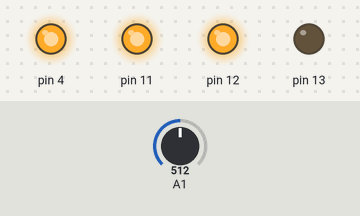
A sketch run on a simulated Arduino Uno, built with avr-gcc and run on an emulated ATmega328P. Parts: output pins drawn as LEDs (lit = HIGH). The test bench sets the inputs (shaded band); at power-on: A1 = 512.

Above: at 10.8 s.
10.9 s: A1 set to 460
21.2 s: A1 set to 436
At 31.2 s:
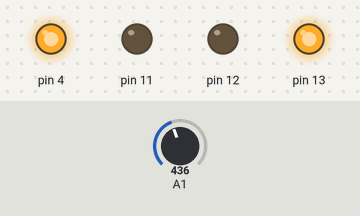
31.5 s: A1 set to 511
At 32.5 s:
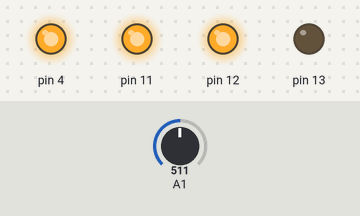
41.5 s: A1 set to 440
At 42.5 s:
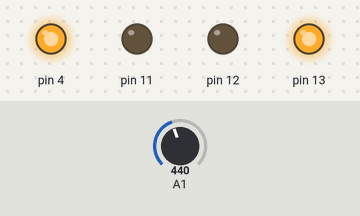
Timing chart, 0 to 44.5 s (numbered marks = the images above; inputs shaded):
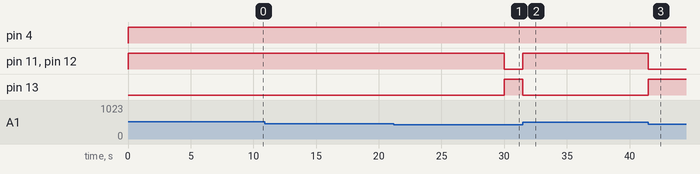

The sketch:

laser_security.ino
```cpp
/*
Pin 13-Green LED
Pin 12-Red LED
Pin 11-Buzzer
Pin 4- LAZER
*/
void setup() {
pinMode(4, OUTPUT);
pinMode(13, OUTPUT);
pinMode(12, OUTPUT);
pinMode(11, OUTPUT);
}

void loop(){
digitalWrite(4, HIGH);
if(analogRead(1) < 450){
digitalWrite(13, HIGH);
digitalWrite(12, LOW);
digitalWrite(11, LOW);
} else{
digitalWrite(13, LOW);
digitalWrite(12, HIGH);
digitalWrite(11, HIGH);
delay(1000*10);
}
}
```

Measured:
- the behaviour switches between 450 and 449 on A1 (found by bisection; images 0 and 1)
- after the input at 10.9 s, every drawn part: stays the same
- after the input at 21.2 s, pin 11, pin 12: HIGH → LOW after 8.8 s; pin 13: LOW → HIGH after 8.8 s
- after the input at 31.5 s, pin 11, pin 12: LOW → HIGH at once; pin 13: HIGH → LOW at once
- after the input at 41.5 s, pin 11, pin 12: HIGH → LOW at once; pin 13: LOW → HIGH at once
